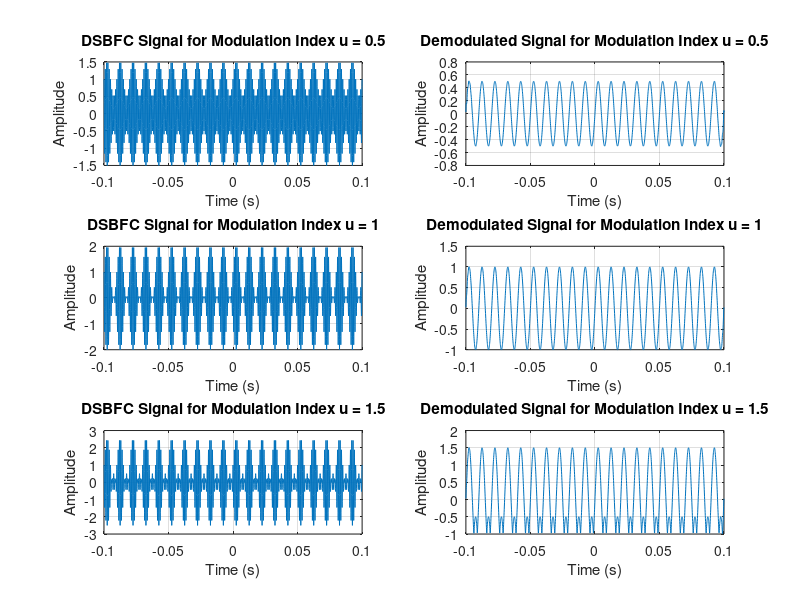
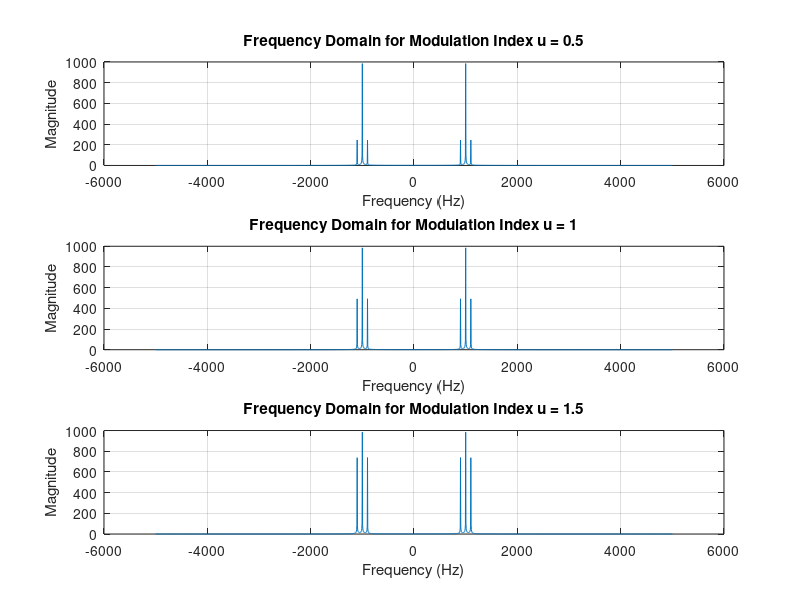

The MATLAB source for these figures, in order:
Fs = 10000;    
t = -0.1:0.0001:0.1;      
fc = 1000;          
fm = 100;           
Ac = 1;             

modulation_indices = [0.5, 1, 1.5]; 

figure;
subplot_index = 1;

for u = modulation_indices
    Am = u * Ac; 
    disp(u);
    message = Am * sin(2 * pi * fm * t);
    carrier = Ac * cos(2 * pi * fc * t);

   
    dsbfc = Ac * (1 + message) .* cos(2 * pi * fc * t);

    dsbfc_envelope = abs(hilbert(dsbfc));
    demodulated_dsbfc = dsbfc_envelope - Ac;  

    
    subplot(3, 2, subplot_index);
    plot(t, dsbfc);
    title(['DSBFC Signal for Modulation Index u = ' num2str(u)]);
    xlabel('Time (s)');
    ylabel('Amplitude');
    grid on;
    subplot_index = subplot_index + 1;

    subplot(3, 2, subplot_index);
    plot(t, demodulated_dsbfc);
    title(['Demodulated Signal for Modulation Index u = ' num2str(u)]);
    xlabel('Time (s)');
    ylabel('Amplitude');
    grid on;
    subplot_index = subplot_index + 1;
end

figure;
subplot_index = 1;

for u = modulation_indices
    Am = u * Ac;
    message = Am * sin(2 * pi * fm * t);
    dsbfc = Ac * (1 + message) .* cos(2 * pi * fc * t);

    N = length(dsbfc);
    f = linspace(-Fs/2,Fs/2,(length(message))); 
    Y = abs(fftshift(fft(dsbfc)));

    subplot(3, 1, subplot_index);
    plot(f, Y);
    title(['Frequency Domain for Modulation Index u = ' num2str(u)]);
    xlabel('Frequency (Hz)');
    ylabel('Magnitude');
    grid on;
    subplot_index = subplot_index + 1;
end
